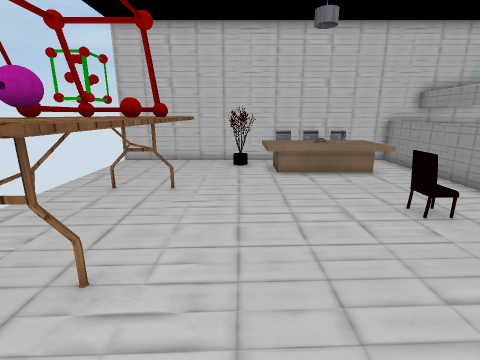
view 1 (above)

14 first-person views from a walk through a Unity game level. The camera is 1.2 m above the floor, tilts 14° down and sees 85° across. The floor is counted in squares, 0.5 m on a side. Each view is taken from the middle of a square. On the plan, view 1 faces up. The plan holds only what a view shows up to about 18 squares ahead; the rest is blank. The player is left out. Some animated figures are not drawn. Some surface patterns are stand-ins.

view 2
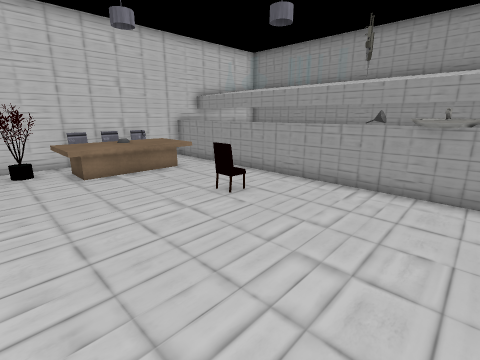

view 3
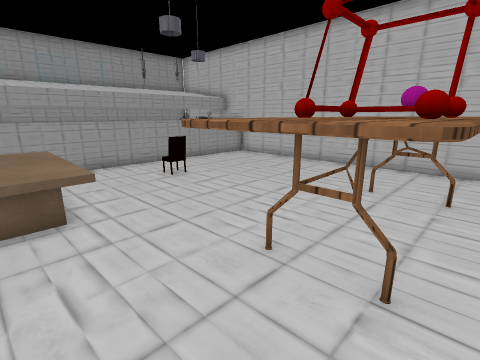

view 4
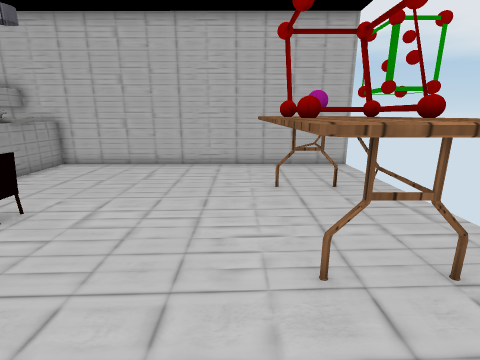

view 5
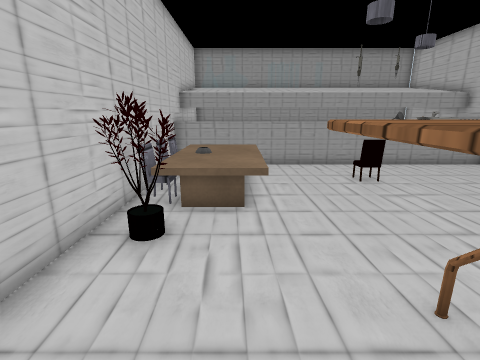

view 6
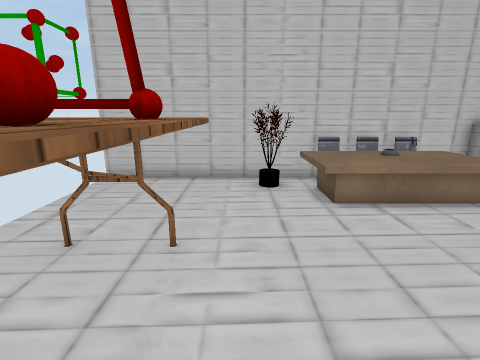

view 7
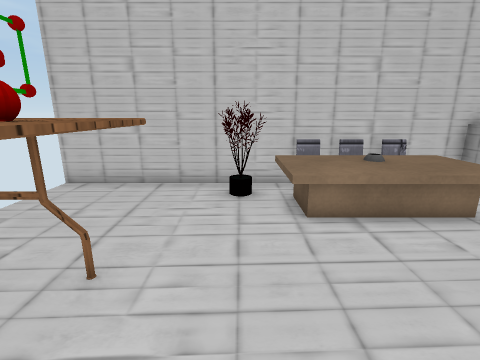

view 8
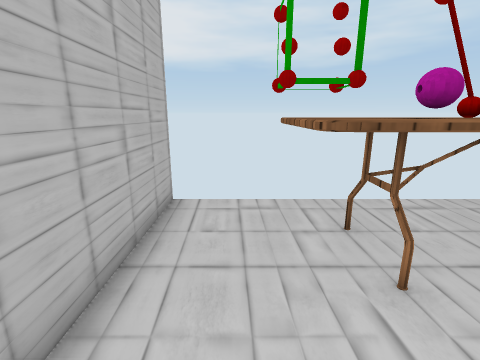

view 9
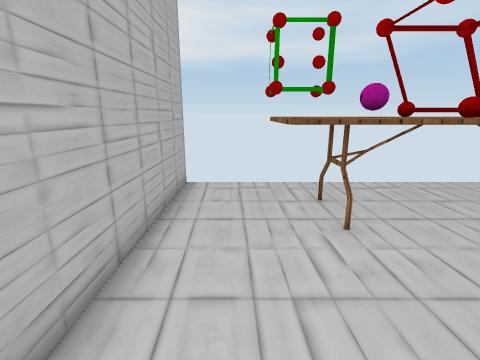

view 10
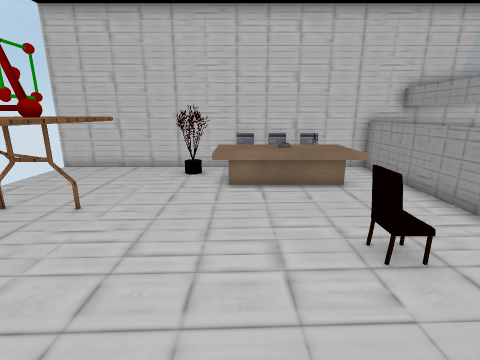

view 11
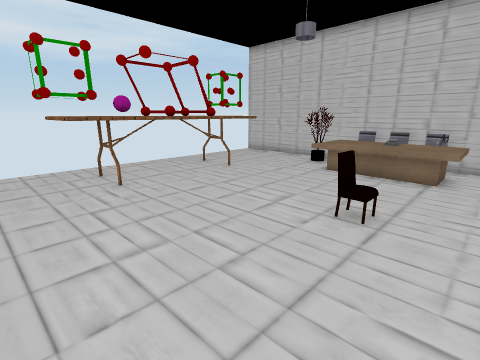

view 12
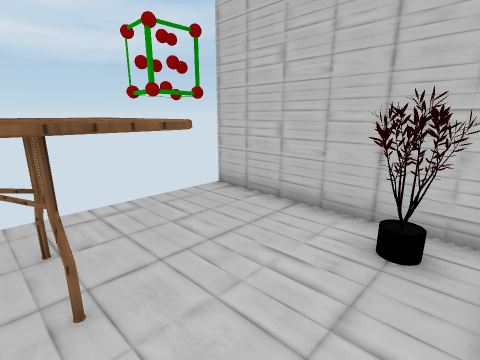

view 13
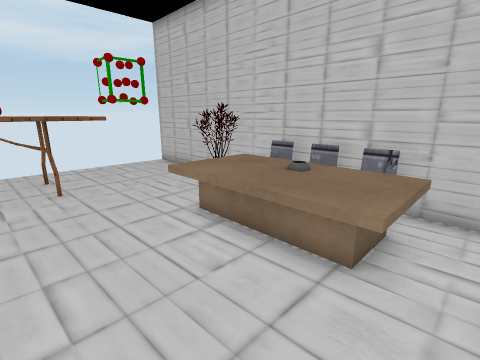

view 14
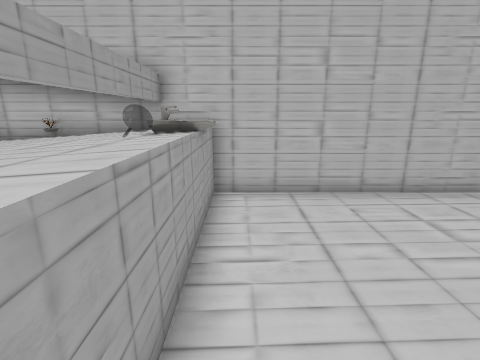

### Floor plan
Key: @ floor where view 1 was taken; # wall or solid block; . floor; = window, fence, low wall or low ledge; ^ raised ledge; v drop or lower ground; T table; S sink; O other object.
Columns run from 8 left of view 1 to 10 right of it. Each row starts with its distance up from view 1.
 14   #################
 13  ##.... OOOOOOO.^^
 12 ###.....OOOOOOO.^^
 11   v......OOOOOO.^^
 10   .TTTT..OOOOOO.^^
  9   .TTTT.........^^
  8   .TTTT.........^^
  7   . TTT.........^^
  6   .TTTT.....OO..^^
  5   . TTT.........^^
  4  ##TTTT.........O^^
  3  ##TTTT.........= ^
  2  ##TTTT.........S#^
  1   ..............S#^
  0   ......@.......S^^
 -1   #################

Positions as (right, up) in squares from view 1, and headings:
1: (0, 0), facing up
2: (-1, 0), facing up-right
3: (-5, 12), facing down-right
4: (-1, 12), facing down
5: (-5, 11), facing right
6: (-1, 4), facing up
7: (0, 5), facing up
8: (1, 1), facing left
9: (3, 1), facing left
10: (2, 2), facing up
11: (7, 0), facing up-left
12: (1, 8), facing up-left
13: (7, 7), facing up-left
14: (7, 7), facing down
